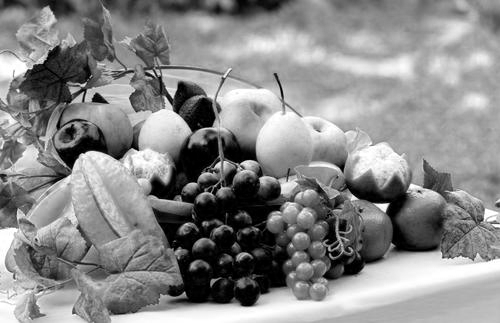
%> input picture Code/fruit.png, 500 x 323 px
$ octave performance_analysis.m   (GNU Octave 9; MATLAB toolbox functions it lacks are replaced by stand-ins)
%> lines starting %> are read from the running program, lines starting %| are printed output that depends on the picture
### Code/cmbr_encryption.m
function [ C, C0, s ] = cmbr_encryption( I, x0, S )
%% 说明
%	cmbr是chaotic mapping & bit recombination的缩写
%   功能
%   1. 计算原图像I的像素灰度值总和s, 作为解密程序所用的解钥之一
%   2. 先利用混沌映射和比特重组对明文图像I进行两阶段的置乱加密得到中间密文图像C0
%       再对中间密文图像C0进行灰度(扩散)加密得到最终密文图像C
%   注意程序编写过程中默认图像是256个灰度级的

%   参数
%   x0: 输入Tent系统进行迭代的初值, 相当于加密系统的密钥
%   I: 输入的明文图像
%   S: 输入的密钥之一, 供第三阶段的灰度加密用
%   s: 输出的明文图像像素灰度值总和, 作为解密系统的解钥之一
%   C0: 经过两阶段置乱加密得到的中间密文图像
%   C: C0再经过扩散加密得到的最终密文图像

%% 输入参数的检验

% 要求初值x0是一个大于0且小于1的实数
if ~isreal(x0) || x0 <= 0 || x0 >= 1
    error('Tent映射初值x0必须是一个大于0且小于1的实数');
end

%% 第一阶段: 全局置乱加密

% 初始化参数
I = double(I);  % 数据类型变为double类
[M, N] = size(I);  % 计算图像尺寸
s = sum( sum(I) );  % 计算图像I中像素灰度值的总和
mju = 2 ^ ( s / (M * N * 255) );  % 设置Tent混沌系统的控制参数mju
times = 10 ^ 3 + mod(s, 10 ^ 3);  % 设置Tent混沌系统初始迭代的次数times

% 对Tent混沌系统输入初始密钥x0, 并根据控制参数mju进行k次迭代消除初态效应的影响
x_iter = [];
for i = 1 : times
    x_iter = tent_mapping_once(x0, mju);
    x0 = x_iter;
end

% 将像素矩阵中每个像素灰度值转换成8位二进制数，
% 原矩阵中每个像素(二进制)灰度值的每一位都作为新矩阵II的一个元素
% 因此新矩阵II的规模是M * (8 * N)
II = [];
for i = 1 : M
    II_row = [];
    for j = 1 : N
        II_row = [II_row, zeros(1, 8)];
        t = dec2bin( I(i, j) );  % 将灰度值I(i,j)转化为二进制, 格式是string

        % 从string格式的t中以double格式提取每一位, 赋到相应的位置
        for k = 1 : numel(t)
            II_row(end - k + 1) = str2double( t(end - k + 1) );
        end
    end
    II = [II ; II_row];
end

% Tent混沌系统继续迭代M次, 产生长度为M的混沌序列E
% 将E按照升序排序，得到位置向量P_E, 利用生成的位置向量P_E
% 对已经转成比特的数字图像矩阵II进行整行置乱
E = zeros(1, M);
for i = 1 : M
    E(i) = tent_mapping_once( x0, mju );
    x0 = E(i);
end

[~, P_E] = sort(E);
II = II( P_E, : );

% Tent混沌系统继续迭代 8 * N 次, 产生长度为 8 * N 的混沌序列F
% 将F按照升序排序, 得到位置向量P_F, 利用生成的位置向量P_F
% 对数字图像矩阵II进行整列置乱
F = zeros(1, 8 * N);
for i = 1 : 8 * N
    F(i) = tent_mapping_once( x0, mju );
    x0 = F(i);
end

[~, P_F] = sort(F);
II = II( :, P_F );

%% 第二阶段: 各Bit面置乱加密

% 将第一阶段得到的置乱矩阵II从左到右均分成8个 M * N 的比特矩阵
% 对8个矩阵分别使用Henon映射进行置乱, 具体操作是, 每个矩阵分割出若干个方形区域,
% 对每个方形区域进行Henon映射置乱

% 求出每个Bit面对应的Henon映射系统参数a, c, iter_times
a = zeros(1, 8);  c = zeros(1, 8);  iter_times = zeros(1, 8);
for bit = 1 : 8
    F_index = 1 + 8 * N * (bit - 1) / 8;
    iter_times(bit) = 1 + mod(  ceil( F(F_index) * (10 ^ 14) ), 5  );
    a(bit) = mod(  ceil( F(F_index) * (10 ^ 14) ), 2 ^ 8  );
    c(bit) = mod(  ceil( (F(F_index) ^ 2) * (10 ^ 14) ), 2 ^ 8  );
end

% 对每个Bit面开始划分方形区域并在每个方形区域进行Henon映射置乱
t = zeros(M, 8 * N);
mark_h = 0;  mark_w = 0;
min_hw = min(M, N);  max_hw = max(M, N);
if max_hw == M
    delta_h = min_hw;  delta_w = 0;
else
    delta_h = 0;  delta_w = min_hw;
end

while 1
    r = mod(max_hw, min_hw);  q = ( max_hw - r ) / min_hw;
    for bit = 1 : 8
        for i = 0 : min_hw - 1
            for j = 0 : min_hw - 1
                x_pos1 = i;  y_pos1 = j;
                for iter = 1 : iter_times(bit)
                    [x_pos2, y_pos2] = ...
                        henon_mapping_once( x_pos1, y_pos1, ...
                            min_hw, min_hw, a(bit), c(bit) );
                    x_pos1 = x_pos2;  y_pos1 = y_pos2;
                end
                for num = 1 : q
                    t( mark_h + (num - 1) * delta_h + x_pos2 + 1, ...
                       (bit - 1) * N + mark_w + (num - 1) * delta_w + y_pos2 + 1) = ...
                    II( mark_h + (num - 1) * delta_h + i + 1, ...
                       (bit - 1) * N + mark_w + (num - 1) * delta_w + j + 1);
                end
            end
        end
    end

    if r == 0
        break
    else
        max_hw = min_hw;  min_hw = r;
        mark_h = mark_h + q * delta_h;  mark_w = mark_w + q * delta_w;
        if delta_h == 0
            delta_h = min_hw;  delta_w = 0;
        else
            delta_h = 0;  delta_w = min_hw;
        end
    end

end
II = t;

% 8个比特矩阵各自迭代完成后, 将这8个比特矩阵按垂直于Bit平面的方向合并, 将比特转化为
% 十进制像素值, 得到中间密文图像C0
C0 = zeros(M, N);
for i = 1 : M
    for j = 1 : N
        t = '';
        for bit = 1 : 8
            t = [ t, num2str( II( i, j + N * (bit - 1) ) ) ];
        end
        C0(i ,j) = bin2dec(t);
    end
end

%% 第三阶段: 中间密文图像C0再加密 -- 灰度(扩散)加密

% Tent混沌系统继续迭代 M * N 次, 由此产生长度为 M * N 的混沌序列R
R = zeros(1, M * N);
for i = 1 : M * N
    R(i) = tent_mapping_once( x0, mju );
    x0 = R(i);
end

% 进行简单的扩散加密, 将混沌序列R中的M * N个元素与C0中的M * N个元素一一对应起来
% 加密后的矩阵C的每个像素(i, j)处的灰度值的计算公式为
% C(i, j) = ( D(i, j) + C0(i, j) ) mod 2 ^ 8 = 256
% 其中 D(i, j) = ceil( R(i, j) * 2 ^ 48 ) mod 2 ^ 8 = 256
C = zeros(M, N);
for i = 1 : M
    for j = 1 : N
        R_index = N * (i - 1) + j;
        D = mod( ceil( R(R_index) * (2 ^ 48) ), 2 ^ 8 );  % 用到混沌序列R中对应的值
        if i == 1 || j == 1
            T = S;
        else
            t2 = mod(N * (i - 1) + j - 1, N);
            t1 = 1 + ( N * (i - 1) + j - 1 - t2 ) / N;
            T = C( t1, t2 );
        end
        C(i, j) = mod( D + C0(i, j) + T, 2 ^ 8 );
    end
end
C0 = uint8(C0);
C = uint8(C);

end

### Code/performance_analysis.m
%%  m文件说明
%   对《混沌映射与比特重组的图像加密》一文的图像加密算法和解密算法的性能分析
%   以下的每个分析都需要调用到独立的自定义函数文件cmbr_encryption.m, cmbr_decryption.m

%% 明文敏感性分析
%   分析方法
%   在明文图像中随机选取一个像素, 将该像素的值随机调为0到255的另外一个
%   不同的值, 再进行加密, 计算相应的指标R和U. 这样的操作过程重复若干次(例如100次)
%   需要额外调用到本m文件下方的函数pixel_change_rate( )和
%   normalized_mean_change_intensity( )

%   初始化, 设置参数
clear;  clc;  close all;
I = imread('fruit.png'); I = I(:, 1 : 323);  % 取方形区域
%> further down, I is the input picture: size 323x500 uint8; min 0, max 255, mean 136.9
%> after `I = I(:, 1 : 323)`:
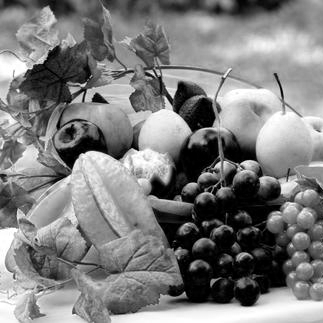
%> I: size 323x323 uint8; min 0, max 255, mean 125.8
[H, W] = size(I);
%> H = 323; W = 323
exp_times = 100;  % 随机选取像素, 随机调整其灰度值的过程重复操作的次数
x0 = 0.234;  S = 1280;  % 加密密钥

%   按照上述分析方法重复实验
x_pos = 1 + floor( ( H - 1 ) * rand(1, exp_times) );
y_pos = 1 + floor( ( W - 1 ) * rand(1, exp_times) );
R = zeros(1, exp_times);  % 初始化R的结果序列
U = zeros(1, exp_times);  % 初始化U的结果序列

tic
for k = 1 : exp_times
    I1 = I;
    t = I( x_pos(k), y_pos(k) );
    while I1( x_pos(k), y_pos(k) ) == t
        I1( x_pos(k), y_pos(k) ) = floor( rand * 255 );
    end
%> (the run ends here)
